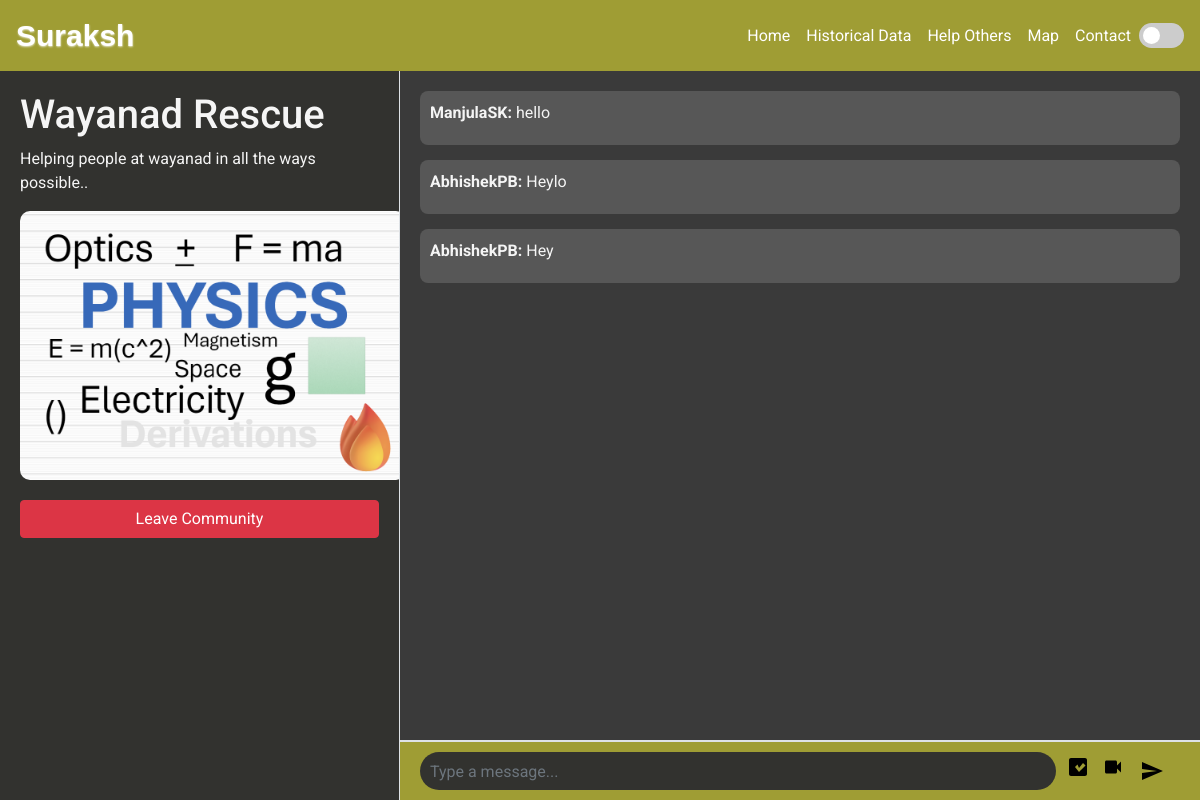
Page /communities/1/ (signed in) on the committed database.
### app/models.py (models this page shows, shortened)
class Community(models.Model):
    name = models.CharField(max_length=100)
    description = models.TextField()
    logo = models.ImageField(upload_to='community_logos/')
    members = models.ManyToManyField(User, related_name='communities')

class ChatMessage(models.Model):
    user = models.ForeignKey(User, on_delete=models.CASCADE)
    community = models.ForeignKey(
        Community, related_name='chats', on_delete=models.CASCADE)
    content = models.TextField(blank=True, null=True)
    image = models.ImageField(upload_to='chat_images/', blank=True, null=True)
    video = models.FileField(upload_to='chat_videos/', blank=True, null=True)
    created_at = models.DateTimeField(auto_now_add=True)

### app/views.py (the view)
@login_required
def community_detail(request, community_id):
    community = get_object_or_404(Community, id=community_id)
    is_member = request.user in community.members.all()
    posts = community.posts.all().order_by('-created_at')
    chats = community.chats.all().order_by('-created_at')
    if request.method == 'POST':
        if 'post_form' in request.POST:
            post_form = PostForm(request.POST, request.FILES)
            if post_form.is_valid():
                post = post_form.save(commit=False)
                post.user = request.user
                post.community = community
                post.save()
                return redirect('community_detail', community_id=community.id)
        elif 'chat_form' in request.POST:
            chat_form = ChatMessageForm(request.POST)
            if chat_form.is_valid():
                chat_message = chat_form.save(commit=False)
                chat_message.user = request.user
                chat_message.community = community
                chat_message.save()
                return redirect('community_detail', community_id=community.id)
    else:
        post_form = PostForm()
        chat_form = ChatMessageForm()
    return render(request, 'community_detail.html', {
        'community': community,
        'posts': posts,
        'chats': chats,
        'post_form': post_form,
        'chat_form': chat_form,
        'is_member': is_member,
    })

### app/forms.py
class PostForm(forms.ModelForm):
    class Meta:
        model = Post
        fields = ['content', 'image', 'video']
        widgets = {
            'content': forms.TextInput(attrs={
                'class': 'form-control',
                'placeholder': 'Type a message...',
            }),
            'image': forms.ClearableFileInput(attrs={'class': 'form-control-file'}),
            'video': forms.ClearableFileInput(attrs={'class': 'form-control-file'}),
        }

class ChatMessageForm(forms.ModelForm):
    class Meta:
        model = ChatMessage
        fields = ['content', 'image', 'video']
        widgets = {
            'content': forms.TextInput(attrs={
                'class': 'form-control',
                'placeholder': 'Type a message...',
            }),
            'image': forms.ClearableFileInput(attrs={'class': 'form-control-file'}),
            'video': forms.ClearableFileInput(attrs={'class': 'form-control-file'}),
        }

### templates/community_detail.html (shortened to what this page needs)
<!DOCTYPE html>
<html lang="en">
  <head>
    <link
      href="https://stackpath.bootstrapcdn.com/bootstrap/4.5.2/css/bootstrap.min.css"
      rel="stylesheet"
    />
    <link
      href="https://stackpath.bootstrapcdn.com/bootstrap/4.5.2/css/bootstrap.min.css"
      rel="stylesheet"
    />
    <link
      href="https://stackpath.bootstrapcdn.com/bootstrap/4.5.2/css/bootstrap.min.css"
      rel="stylesheet"
    />
    <link
      href="https://cdnjs.cloudflare.com/ajax/libs/font-awesome/5.15.4/css/all.min.css"
      rel="stylesheet"
    />
    <link
      rel="stylesheet"
      href="https://cdnjs.cloudflare.com/ajax/libs/font-awesome/6.0.0-beta3/css/all.min.css"
    />
    <link
      rel="stylesheet"
      href="https://cdnjs.cloudflare.com/ajax/libs/font-awesome/6.0.0-beta3/css/all.min.css"
    />
  </head>
  <body>
    <header>
      <nav class="navbar navbar-expand-lg navbar-dark">
        <a class="navbar-brand" href="#">Suraksh</a>
        <div class="collapse navbar-collapse" id="navbarNav">
          <ul class="navbar-nav ml-auto">
            <li class="nav-item">
              <a class="nav-link" href="{% url 'home' %}">Home</a>
            </li>
            <li class="nav-item">
              <a class="nav-link" href="{% url 'histdata' %}"
                >Historical Data</a
              >
            </li>
            <li class="nav-item">
              <a class="nav-link" href="{% url 'seekers' %}">Help Others</a>
            </li>
            <li class="nav-item">
              <a class="nav-link" href="{% url 'map' %}">Map</a>
            </li>
            <li class="nav-item">
              <a class="nav-link" href="#">Contact</a>
            </li>
            <li class="nav-item d-flex align-items-center">
              <label class="toggle-switch mb-0">
                <span class="slider"></span>
              </label>
            </li>
          </ul>
        </div>
      </nav>
    </header>
    <main>
      <aside class="details">
        <h1>{{ community.name }}</h1>
        <p>{{ community.description }}</p>
        <img
          src="{{ community.logo.url }}"
          alt="{{ community.name }} Logo"
          class="logo"
        />
        {% if user.is_authenticated %} {% if is_member %}
        <form action="{% url 'leave_community' community.pk %}" method="post">
          <button type="submit" class="btn btn-danger btn-block">
            Leave Community
          </button>
        </form>
        {% endif %} {% else %}
        <p>
          You need to <a href="{% url 'login' %}">login</a> to join or chat in
          this community.
        </p>
        {% endif %}
      </aside>
      {% if user.is_authenticated and is_member %}
      <div class="chat-container">
        <div id="chat-box">
          <div id="chat">
            {% for message in chats %}
            <div class="chat-message">
              <p>
                <strong>{{ message.user.username }}:</strong>
                {{message.content}}
              </p>
            </div>
            {% endfor %}
          </div>
        </div>
        <form
          id="message-form"
          class="input-bar"
          action="{% url 'create_chat_message' community.pk %}"
          method="post"
          enctype="multipart/form-data"
        >
          {% csrf_token %} {{ chat_form.content }}
          <label for="id_image">
            <svg xmlns="http://www.w3.org/2000/svg" viewBox="0 0 24 24">
              <path
                d="M19 3H5c-1.1 0-2 .9-2 2v14c0 1.1.9 2 2 2h14c1.1 0 2-.9 2-2V5c0-1.1-.9-2-2-2zm-6 14l-4-4.99 2.48-2.48L13 13l4-4.99 2.52 2.49L13 17z"
              />
            </svg>
          </label>
          <label for="id_video">
            <svg xmlns="http://www.w3.org/2000/svg" viewBox="0 0 24 24">
              <path
                d="M17 10.5V7c0-.83-.67-1.5-1.5-1.5h-9C5.67 5.5 5 6.17 5 7v10c0 .83.67 1.5 1.5 1.5h9c.83 0 1.5-.67 1.5-1.5v-3.5l4 4V6.5l-4 4z"
              />
            </svg>
          </label>
          <button type="submit">
            <svg xmlns="http://www.w3.org/2000/svg" viewBox="0 0 24 24">
              <path d="M2 21l21-9L2 3v7l15 2-15 2v7z" />
            </svg>
          </button>
        </form>
      </div>
      {% endif %}
    </main>
  </body>
</html>

### rows in the picture
Community: name "Wayanad Rescue", description "Helping people at wayanad in all the ways possible..", logo (picture)
ChatMessage: user.username "ManjulaSK", content "hello"
ChatMessage: user.username "AbhishekPB", content "Heylo"
ChatMessage: user.username "AbhishekPB", content "Hey"
